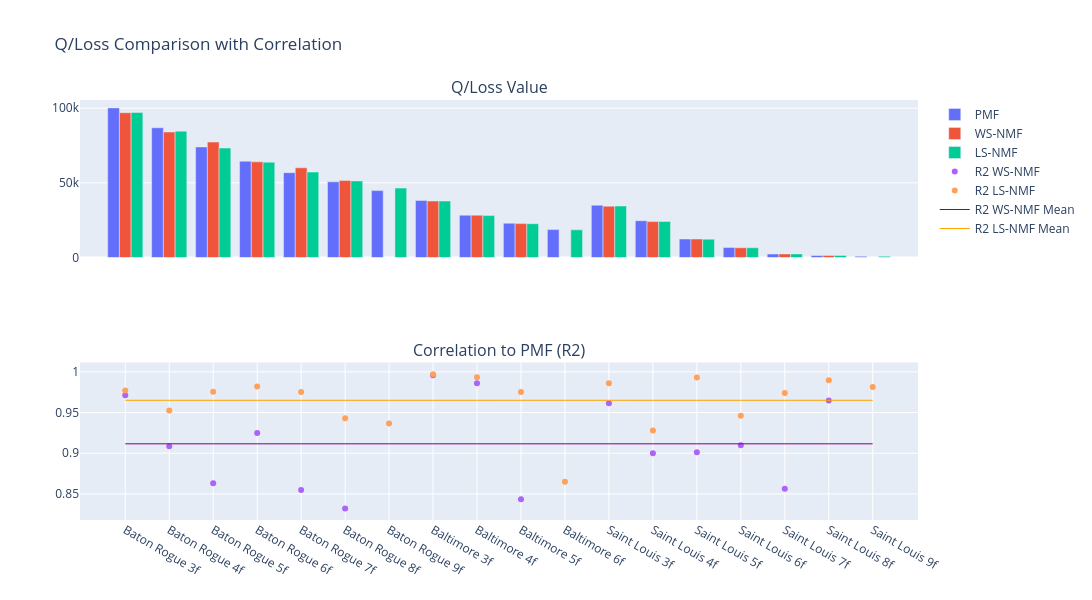

The code cell stored with this chart in its notebook:
### Code cell
labels = q_df["dataset"] + " " + q_df["factors"].astype(str) + "f"
q_df["index"] = labels

q_sub = make_subplots(rows=2, cols=1, shared_xaxes=True, subplot_titles=("Q/Loss Value", "Correlation to PMF (R2)"))

# runtime_df = runtime_df.sort_values(by=["dataset", "factors"], ascending=False)
pmf_trace = go.Bar(x=q_df["index"], y=q_df["Q(pmf)"], name="PMF")
ws_trace = go.Bar(x=q_df["index"], y=q_df["Q(ws-nmf)"], name="WS-NMF")
ls_trace = go.Bar(x=q_df["index"], y=q_df["Q(ls-nmf)"], name="LS-NMF")
q_sub.add_trace(pmf_trace, 1, 1)
q_sub.add_trace(ws_trace, 1, 1)
q_sub.add_trace(ls_trace, 1, 1)

ws_trace2 = go.Scatter(x=q_df["index"], y=q_df["R2(ws-nmf)"], name="R2 WS-NMF", mode='markers')
ls_trace2 = go.Scatter(x=q_df["index"], y=q_df["R2(ls-nmf)"], name="R2 LS-NMF", mode='markers')
ws_mean2 = go.Scatter(x=q_df["index"], y=[q_df["R2(ws-nmf)"].mean()] * len(labels), name="R2 WS-NMF Mean", mode='lines', line=dict(width=1, color='purple'))
ls_mean2 = go.Scatter(x=q_df["index"], y=[q_df["R2(ls-nmf)"].mean()] * len(labels), name="R2 LS-NMF Mean", mode='lines', line=dict(width=1, color='orange'))

q_sub.add_trace(ws_trace2, row=2, col=1)
q_sub.add_trace(ls_trace2, row=2, col=1)
q_sub.add_trace(ws_mean2, row=2, col=1)
q_sub.add_trace(ls_mean2, row=2, col=1)

q_sub.update_layout(height=600, width=1200, title_text="Q/Loss Comparison with Correlation")
q_sub.show()

print(f"Mean R2 - ls-nmf: {round(q_df['R2(ls-nmf)'].mean(),4)}, ws-nmf: {round(q_df['R2(ws-nmf)'].mean(),4)}")

### Figure 1 — Plotly figure (JSON) as saved in the notebook; plotly's stock layout.template omitted (floating-point values rounded to 4 significant figures)
{"data": [{"name": "PMF", "type": "bar", "x": ["Baton Rogue 3f", "Baton Rogue 4f", "Baton Rogue 5f", "Baton Rogue 6f", "Baton Rogue 7f", "Baton Rogue 8f", "Baton Rogue 9f", "Baltimore 3f", "Baltimore 4f", "Baltimore 5f", "Baltimore 6f", "Saint Louis 3f", "Saint Louis 4f", "Saint Louis 5f", "Saint Louis 6f", "Saint Louis 7f", "Saint Louis 8f", "Saint Louis 9f"], "xaxis": "x", "y": [100200.0, 86900.0, 74040.0, 64510.0, 56800.0, 50680.0, 44810.0, 38250.0, 28340.0, 22950.0, 18690.0, 35010.0, 24620.0, 12390.0, 6751.0, 2333.0, 1342.0, 769.2], "yaxis": "y"}, {"name": "WS-NMF", "type": "bar", "x": ["Baton Rogue 3f", "Baton Rogue 4f", "Baton Rogue 5f", "Baton Rogue 6f", "Baton Rogue 7f", "Baton Rogue 8f", "Baton Rogue 9f", "Baltimore 3f", "Baltimore 4f", "Baltimore 5f", "Baltimore 6f", "Saint Louis 3f", "Saint Louis 4f", "Saint Louis 5f", "Saint Louis 6f", "Saint Louis 7f", "Saint Louis 8f", "Saint Louis 9f"], "xaxis": "x", "y": [96970.0, 84060.0, 77300.0, 64080.0, 60070.0, 51590.0, null, 37830.0, 28360.0, 22710.0, null, 34390.0, 24030.0, 12390.0, 6533.0, 2381.0, 1398.0, null], "yaxis": "y"}, {"name": "LS-NMF", "type": "bar", "x": ["Baton Rogue 3f", "Baton Rogue 4f", "Baton Rogue 5f", "Baton Rogue 6f", "Baton Rogue 7f", "Baton Rogue 8f", "Baton Rogue 9f", "Baltimore 3f", "Baltimore 4f", "Baltimore 5f", "Baltimore 6f", "Saint Louis 3f", "Saint Louis 4f", "Saint Louis 5f", "Saint Louis 6f", "Saint Louis 7f", "Saint Louis 8f", "Saint Louis 9f"], "xaxis": "x", "y": [97140.0, 84610.0, 73320.0, 63830.0, 57230.0, 51270.0, 46480.0, 37840.0, 28080.0, 22640.0, 18540.0, 34490.0, 24110.0, 12280.0, 6530.0, 2392.0, 1389.0, 792.8], "yaxis": "y"}, {"mode": "markers", "name": "R2 WS-NMF", "type": "scatter", "x": ["Baton Rogue 3f", "Baton Rogue 4f", "Baton Rogue 5f", "Baton Rogue 6f", "Baton Rogue 7f", "Baton Rogue 8f", "Baton Rogue 9f", "Baltimore 3f", "Baltimore 4f", "Baltimore 5f", "Baltimore 6f", "Saint Louis 3f", "Saint Louis 4f", "Saint Louis 5f", "Saint Louis 6f", "Saint Louis 7f", "Saint Louis 8f", "Saint Louis 9f"], "xaxis": "x2", "y": [0.9713, 0.9085, 0.863, 0.9248, 0.8548, 0.8322, null, 0.996, 0.986, 0.8434, null, 0.9614, 0.9001, 0.9012, 0.9099, 0.8563, 0.965, null], "yaxis": "y2"}, {"mode": "markers", "name": "R2 LS-NMF", "type": "scatter", "x": ["Baton Rogue 3f", "Baton Rogue 4f", "Baton Rogue 5f", "Baton Rogue 6f", "Baton Rogue 7f", "Baton Rogue 8f", "Baton Rogue 9f", "Baltimore 3f", "Baltimore 4f", "Baltimore 5f", "Baltimore 6f", "Saint Louis 3f", "Saint Louis 4f", "Saint Louis 5f", "Saint Louis 6f", "Saint Louis 7f", "Saint Louis 8f", "Saint Louis 9f"], "xaxis": "x2", "y": [0.9773, 0.9525, 0.9756, 0.982, 0.9754, 0.9429, 0.9367, 0.9973, 0.9934, 0.9753, 0.865, 0.986, 0.9279, 0.9932, 0.946, 0.9742, 0.9897, 0.9814], "yaxis": "y2"}, {"line": {"color": "purple", "width": 1}, "mode": "lines", "name": "R2 WS-NMF Mean", "type": "scatter", "x": ["Baton Rogue 3f", "Baton Rogue 4f", "Baton Rogue 5f", "Baton Rogue 6f", "Baton Rogue 7f", "Baton Rogue 8f", "Baton Rogue 9f", "Baltimore 3f", "Baltimore 4f", "Baltimore 5f", "Baltimore 6f", "Saint Louis 3f", "Saint Louis 4f", "Saint Louis 5f", "Saint Louis 6f", "Saint Louis 7f", "Saint Louis 8f", "Saint Louis 9f"], "xaxis": "x2", "y": [0.9116, 0.9116, 0.9116, 0.9116, 0.9116, 0.9116, 0.9116, 0.9116, 0.9116, 0.9116, 0.9116, 0.9116, 0.9116, 0.9116, 0.9116, 0.9116, 0.9116, 0.9116], "yaxis": "y2"}, {"line": {"color": "orange", "width": 1}, "mode": "lines", "name": "R2 LS-NMF Mean", "type": "scatter", "x": ["Baton Rogue 3f", "Baton Rogue 4f", "Baton Rogue 5f", "Baton Rogue 6f", "Baton Rogue 7f", "Baton Rogue 8f", "Baton Rogue 9f", "Baltimore 3f", "Baltimore 4f", "Baltimore 5f", "Baltimore 6f", "Saint Louis 3f", "Saint Louis 4f", "Saint Louis 5f", "Saint Louis 6f", "Saint Louis 7f", "Saint Louis 8f", "Saint Louis 9f"], "xaxis": "x2", "y": [0.9651, 0.9651, 0.9651, 0.9651, 0.9651, 0.9651, 0.9651, 0.9651, 0.9651, 0.9651, 0.9651, 0.9651, 0.9651, 0.9651, 0.9651, 0.9651, 0.9651, 0.9651], "yaxis": "y2"}], "layout": {"annotations": [{"font": {"size": 16}, "showarrow": false, "text": "Q/Loss Value", "x": 0.5, "xanchor": "center", "xref": "paper", "y": 1, "yanchor": "bottom", "yref": "paper"}, {"font": {"size": 16}, "showarrow": false, "text": "Correlation to PMF (R2)", "x": 0.5, "xanchor": "center", "xref": "paper", "y": 0.375, "yanchor": "bottom", "yref": "paper"}], "height": 600, "title": {"text": "Q/Loss Comparison with Correlation"}, "width": 1200, "xaxis": {"anchor": "y", "autorange": true, "domain": [0, 1], "matches": "x2", "range": [-1.029, 18.03], "showticklabels": false, "type": "category"}, "xaxis2": {"anchor": "y2", "autorange": true, "domain": [0, 1], "range": [-1.029, 18.03], "type": "category"}, "yaxis": {"anchor": "x", "autorange": true, "domain": [0.625, 1], "range": [0, 105500.0], "type": "linear"}, "yaxis2": {"anchor": "x2", "autorange": true, "domain": [0, 0.375], "range": [0.8179, 1.012], "type": "linear"}}}
